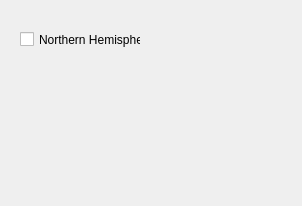
<ui version="4.0" >
 <class>Form</class>
 <widget class="QWidget" name="Form" >
  <property name="geometry" >
   <rect>
    <x>0</x>
    <y>0</y>
    <width>302</width>
    <height>206</height>
   </rect>
  </property>
  <property name="sizePolicy" >
   <sizepolicy vsizetype="Minimum" hsizetype="Minimum" >
    <horstretch>0</horstretch>
    <verstretch>0</verstretch>
   </sizepolicy>
  </property>
  <property name="windowTitle" >
   <string>Form</string>
  </property>
  <widget class="QCheckBox" name="northernHemisphere" >
   <property name="geometry" >
    <rect>
     <x>20</x>
     <y>30</y>
     <width>121</width>
     <height>19</height>
    </rect>
   </property>
   <property name="text" >
    <string>Northern Hemisphere</string>
   </property>
  </widget>
 </widget>
 <resources/>
 <connections/>
</ui>
